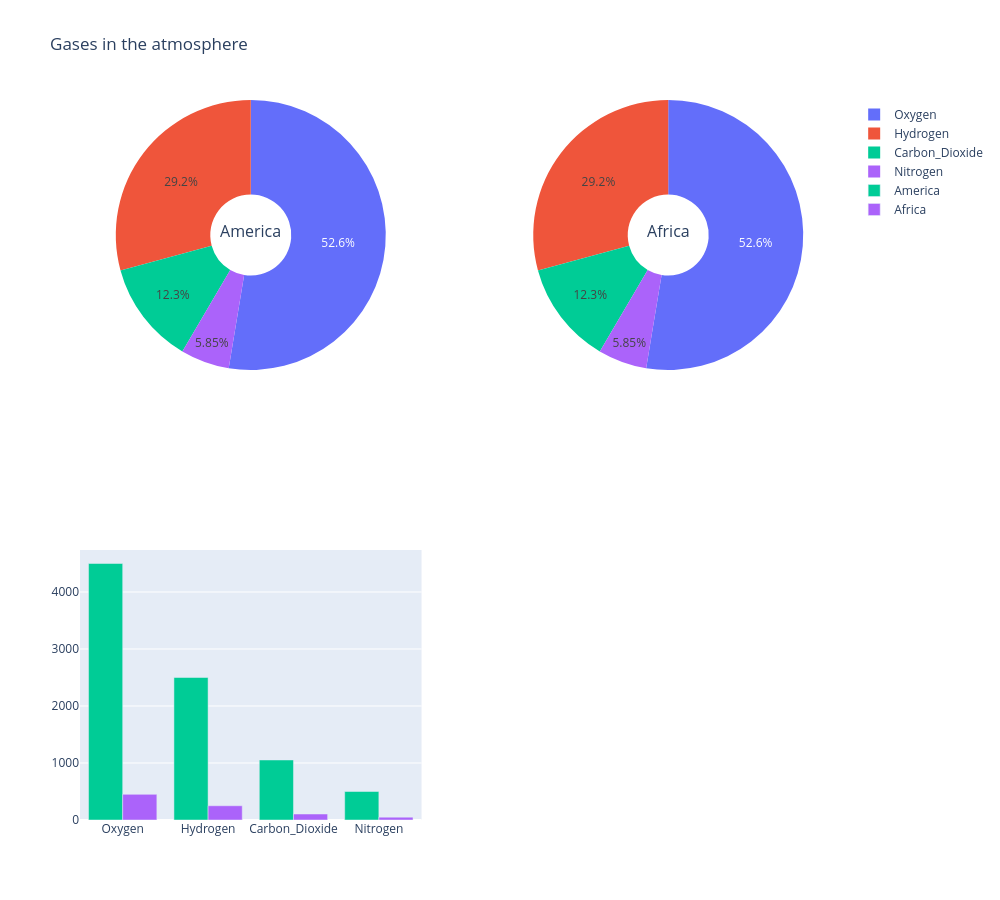

This figure's notebook cell:
### Code cell
fig = make_subplots(rows=2, cols=2, specs=[[{'type':'pie'}, {'type':'pie'}],
                                           [{'type':'bar'}, {'type':'bar'}]],
                    subplot_titles=['pie chart', 'scatter chart'])

labels = ['Oxygen','Hydrogen','Carbon_Dioxide','Nitrogen']
America_values = [4500, 2500, 1053, 500]
Africa_values = [450, 250, 105.3, 50]

fig.add_trace(go.Pie(labels=labels, values=America_values, hole=0.3), 1, 1)

fig.add_trace(go.Pie(labels=labels, values=Africa_values, hole=0.3), 1, 2)

fig.add_traces([go.Bar(x=labels,y=America_values, name="America"),go.Bar(x=labels,y=Africa_values, name="Africa")], 2, 1)


fig.update_layout(
    width=1000,
    height=900,
    title="Gases in the atmosphere",
    annotations=[dict(text='America', x=0.225, y=0.8, font_size=16, showarrow=False),
                 dict(text='Africa', x=0.775, y=0.8, font_size=16, showarrow=False)])
fig.show()

### Figure 1 — Plotly figure (JSON) as saved in the notebook; plotly's stock layout.template omitted (floating-point values rounded to 4 significant figures)
{"data": [{"domain": {"x": [0, 0.45], "y": [0.625, 1]}, "hole": 0.3, "labels": ["Oxygen", "Hydrogen", "Carbon_Dioxide", "Nitrogen"], "type": "pie", "values": [4500, 2500, 1053, 500]}, {"domain": {"x": [0.55, 1], "y": [0.625, 1]}, "hole": 0.3, "labels": ["Oxygen", "Hydrogen", "Carbon_Dioxide", "Nitrogen"], "type": "pie", "values": [450, 250, 105.3, 50]}, {"name": "America", "type": "bar", "x": ["Oxygen", "Hydrogen", "Carbon_Dioxide", "Nitrogen"], "xaxis": "x", "y": [4500, 2500, 1053, 500], "yaxis": "y"}, {"name": "Africa", "type": "bar", "x": ["Oxygen", "Hydrogen", "Carbon_Dioxide", "Nitrogen"], "xaxis": "x", "y": [450, 250, 105.3, 50], "yaxis": "y"}], "layout": {"annotations": [{"font": {"size": 16}, "showarrow": false, "text": "America", "x": 0.225, "xanchor": "center", "xref": "paper", "y": 0.8, "yanchor": "bottom", "yref": "paper"}, {"font": {"size": 16}, "showarrow": false, "text": "Africa", "x": 0.775, "xanchor": "center", "xref": "paper", "y": 0.8, "yanchor": "bottom", "yref": "paper"}], "height": 900, "title": {"text": "Gases in the atmosphere"}, "width": 1000, "xaxis": {"anchor": "y", "autorange": true, "domain": [0, 0.45], "range": [-0.5, 3.5], "type": "category"}, "xaxis2": {"anchor": "y2", "domain": [0.55, 1]}, "yaxis": {"anchor": "x", "autorange": true, "domain": [0, 0.375], "range": [0, 4737.0], "type": "linear"}, "yaxis2": {"anchor": "x2", "domain": [0, 0.375]}}}
